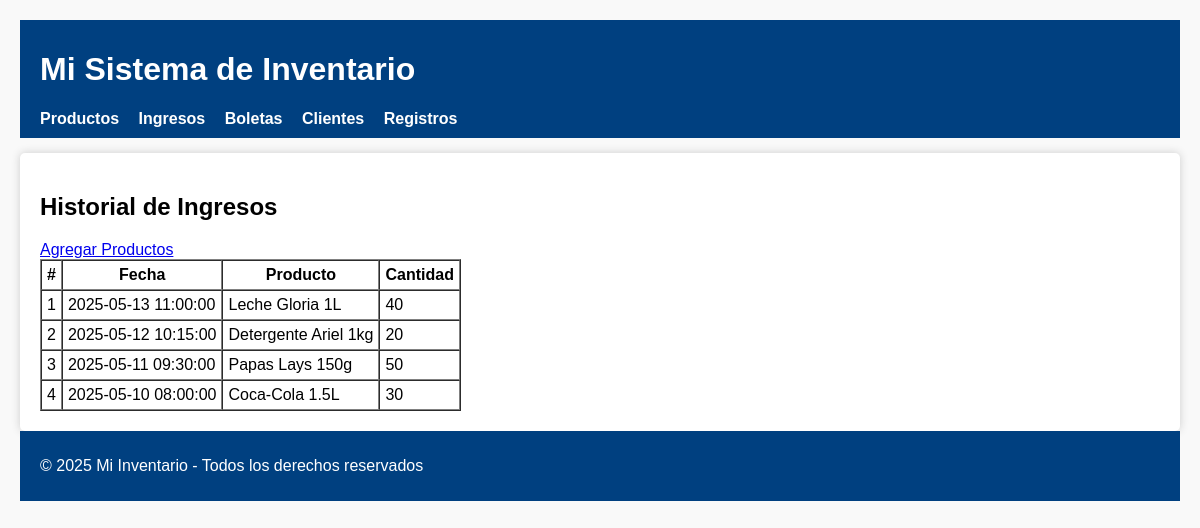
The app's page /?controller=ingreso&action=index with its own data.
### tables this page shows
CREATE TABLE ingresos (
    id INT AUTO_INCREMENT PRIMARY KEY,
    producto_id INT NOT NULL,
    cantidad_ingresada INT NOT NULL,
    fecha DATETIME NOT NULL DEFAULT CURRENT_TIMESTAMP,
    FOREIGN KEY (producto_id) REFERENCES productos(id) ON DELETE CASCADE
);

CREATE TABLE productos (
    id INT AUTO_INCREMENT PRIMARY KEY,
    categoria VARCHAR(100) NOT NULL,
    descripcion TEXT NOT NULL,
    precio DECIMAL(10,2) NOT NULL,
    cantidad_existente INT NOT NULL DEFAULT 0
);

### controllers/IngresoController.php (called while the page is built, shortened)
<?php require_once BASE_PATH . '/models/Ingreso.php';
class IngresoController
{
    private $ingreso;
    public function __construct()
    {
        $database = new Database();
        $this->db = $database->conectar();
        $this->ingreso = new Ingreso($this->db);
    }
    public function index()
    {
        $ingresos = $this->ingreso->getAll();
        include BASE_PATH . '/views/ingresos/index.php';
        include BASE_PATH . '/views/layout.php';
    }
}

### config/database.php (called while the page is built, shortened)
<?php
class Database
{
    private $host = "localhost";
    private $db_name = "inventario_app";
    private $username = "root";
    private $password = "";
    public function conectar()
    {
        $this->conn = null;
        try {
            $this->conn = new PDO("mysql:host={$this->host};dbname={$this->db_name};charset=utf8mb4", $this->username, $this->password);
            $this->conn->setAttribute(PDO::ATTR_ERRMODE, PDO::ERRMODE_EXCEPTION);
        } catch (PDOException $exception) {
            echo "Error de conexión: " . $exception->getMessage();
        }
        return $this->conn;
    }
}

### models/Ingreso.php (called while the page is built, shortened)
<?php
require_once BASE_PATH . '/models/BaseModel.php';
class Ingreso extends BaseModel
{
    public function getAll()
    {
        $query = "SELECT i.id, p.descripcion AS productos, i.cantidad_ingresada, i.fecha FROM ingresos i JOIN productos p ON i.producto_id = p.id ORDER BY i.fecha DESC";
        return $this->fetchAllQuery($query);
    }
}

### models/BaseModel.php (called while the page is built, shortened)
<?php class BaseModel
{
    public $db;
    public function __construct($db)
    {
        $this->db = $db;
    }
    protected function fetchAllQuery(string $sql, array $params = []): array
    {
        $stmt = $this->db->prepare($sql);
        $stmt->execute($params);
        return $stmt->fetchAll(PDO::FETCH_ASSOC);
    }
}

### views/ingresos/index.php (the view)
<h2>Historial de Ingresos</h2>
<a href='?controller=ingreso&action=create'>Agregar Productos</a>
<table border='1' cellpadding='5' cellspacing='0'>
    <tr>
        <th>#</th>
        <th>Fecha</th>
        <th>Producto</th>
        <th>Cantidad</th>
    </tr> <?php
            $c = 1;
            foreach ($ingresos as $ing): ?> <tr>
            <td><?= $c++ ?></td>
            <td><?= $ing['fecha'] ?></td>
            <td><?= htmlspecialchars($ing['productos']) ?></td>
            <td><?= $ing['cantidad_ingresada'] ?></td>
        </tr> <?php endforeach; ?>
</table>

### views/layout.php (style rules this page uses)
body { font-family: Arial, sans-serif; margin: 20px; background-color: #f9f9f9; }

### records on screen
ingresos: fecha "2025-05-13 11:00:00", producto.descripcion "Leche Gloria 1L", cantidad_ingresada "40"
ingresos: fecha "2025-05-12 10:15:00", producto.descripcion "Detergente Ariel 1kg", cantidad_ingresada "20"
ingresos: fecha "2025-05-11 09:30:00", producto.descripcion "Papas Lays 150g", cantidad_ingresada "50"
ingresos: fecha "2025-05-10 08:00:00", producto.descripcion "Coca-Cola 1.5L", cantidad_ingresada "30"
